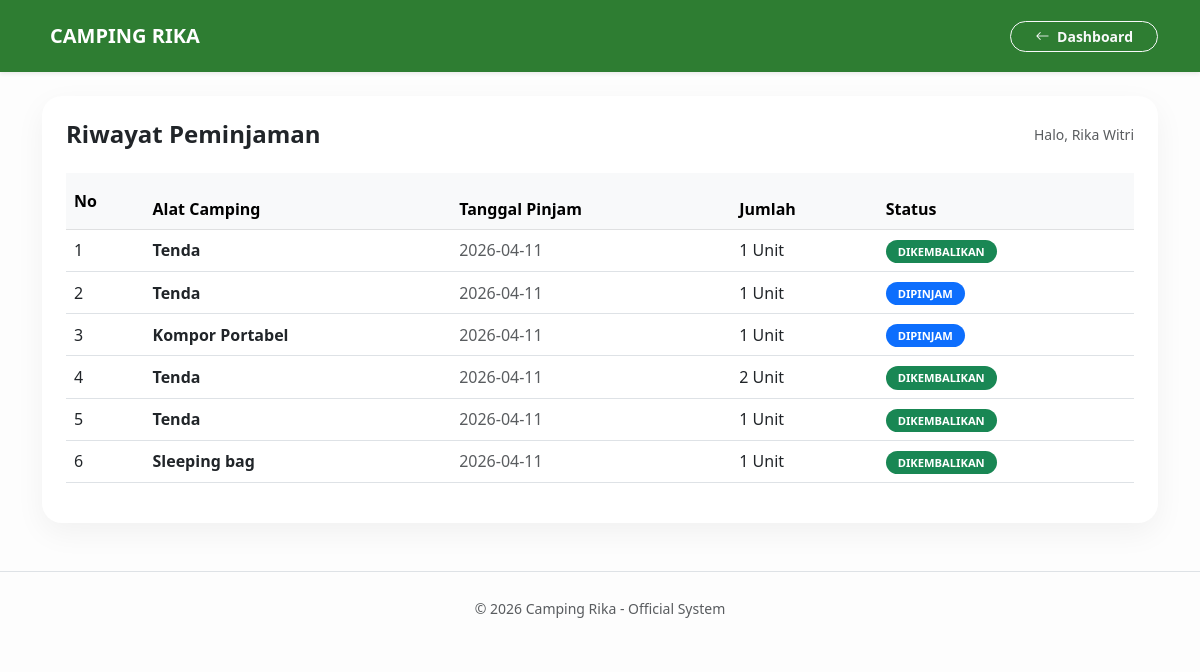
Page /peminjaman_alat_camping_rika/histori_pinjam.php (signed in) on the committed database.
### tables this page shows
CREATE TABLE `tabel_peminjaman` (
  `id_peminjaman` int NOT NULL,
  `id_alat` int NOT NULL,
  `id_user` int NOT NULL,
  `tanggal_pinjam` date NOT NULL,
  `tanggal_kembali` date NOT NULL,
  `total_harga` decimal(10,0) NOT NULL,
  `status` enum('dipinjam','dikembalikan','dibatalkan') NOT NULL,
  `jumlah` int NOT NULL
);

CREATE TABLE `tabel_alat` (
  `id_alat` int NOT NULL,
  `nama_alat` varchar(100) NOT NULL,
  `kategori` varchar(50) NOT NULL,
  `harga_sewa_perhari` decimal(12,2) NOT NULL,
  `stok` int NOT NULL,
  `kondisi` varchar(50) NOT NULL
);

### peminjaman_alat_camping_rika/histori_pinjam.php (the view, shortened to what this page needs)
<?php
include 'koneksi.php';
$id_user_login = $_SESSION['id_user'];
?>
<!DOCTYPE html>
<html lang="id">
<head>
    <link href="https://cdn.jsdelivr.net/npm/bootstrap@5.3.0/dist/css/bootstrap.min.css" rel="stylesheet">
    <link rel="stylesheet" href="https://cdn.jsdelivr.net/npm/bootstrap-icons@1.11.1/font/bootstrap-icons.css">
</head>
<body>
<nav class="navbar navbar-rika shadow-sm p-3 mb-4">
    <div class="container">
        <span class="navbar-brand fw-bold text-white"><i class="bi bi-tent-fill me-2"></i>CAMPING RIKA</span>
        <a href="dashboard_peminjam.php" class="btn btn-outline-light btn-sm rounded-pill px-4 fw-bold">
            <i class="bi bi-arrow-left me-1"></i> Dashboard
        </a>
    </div>
</nav>
<div class="container">
    <div class="card card-utama p-4">
        <div class="d-flex justify-content-between align-items-center mb-4">
            <h4 class="fw-bold mb-0 text-dark">Riwayat Peminjaman</h4>
            <span class="text-muted small">Halo, <?= $_SESSION['nama']; ?></span>
        </div>
        <div class="table-responsive">
            <table class="table table-hover align-middle">
                <thead class="table-light">
                    <tr>
                        <th class="py-3">No</th>
                        <th>Alat Camping</th>
                        <th>Tanggal Pinjam</th>
                        <th>Jumlah</th>
                        <th>Status</th>
                    </tr>
                </thead>
                <tbody>
                    <?php
                    $no = 1;
                    $sql = "SELECT p.*, a.nama_alat
                            FROM tabel_peminjaman p
                            JOIN tabel_alat a ON p.id_alat = a.id_alat
                            WHERE p.id_user = '$id_user_login'
                            ORDER BY p.id_peminjaman DESC";
                    $query = mysqli_query($conn, $sql);
                    while($row = mysqli_fetch_array($query)) {
                        $st = strtolower($row['status']);
                        $warna = ($st == 'dipinjam') ? 'bg-primary' : 'bg-success';
                    ?>
                    <tr>
                        <td><?= $no++; ?></td>
                        <td class="fw-bold text-dark"><?= $row['nama_alat']; ?></td>
                        <td class="text-muted"><?= $row['tanggal_pinjam']; ?></td>
                        <td><?= $row['jumlah']; ?> Unit</td>
                        <td>
                            <span class="badge rounded-pill <?= $warna ?> badge-status">
                                <?= strtoupper($st); ?>
                            </span>
                        </td>
                    </tr>
                    <?php } ?>
                </tbody>
            </table>
        </div>
    </div>
</div>
<footer class="text-center text-muted mt-5 py-4 border-top">
    <small>© 2026 Camping Rika - Official System</small>
</footer>
</body>
</html>

### peminjaman_alat_camping_rika/histori_pinjam.php (style rules this page uses)
body { background: #fdfdfd; font-family: 'Segoe UI', sans-serif; }
.navbar-rika { background: #2e7d32; color: white; }
.card-utama { border: none; border-radius: 20px; box-shadow: 0 10px 30px rgba(0,0,0,0.05); }
.badge-status { font-size: 0.7rem; padding: 6px 12px; font-weight: bold; }

### rows in the picture
tabel_peminjaman: id_alat.nama_alat "Tenda", tanggal_pinjam "2026-04-11", jumlah "1", status "DIKEMBALIKAN"
tabel_peminjaman: id_alat.nama_alat "Tenda", tanggal_pinjam "2026-04-11", jumlah "1", status "DIPINJAM"
tabel_peminjaman: id_alat.nama_alat "Kompor Portabel", tanggal_pinjam "2026-04-11", jumlah "1", status "DIPINJAM"
tabel_peminjaman: id_alat.nama_alat "Tenda", tanggal_pinjam "2026-04-11", jumlah "2", status "DIKEMBALIKAN"
tabel_peminjaman: id_alat.nama_alat "Tenda", tanggal_pinjam "2026-04-11", jumlah "1", status "DIKEMBALIKAN"
tabel_peminjaman: id_alat.nama_alat "Sleeping bag", tanggal_pinjam "2026-04-11", jumlah "1", status "DIKEMBALIKAN"

### other values in the picture
$_SESSION['nama'] "Rika Witri"
